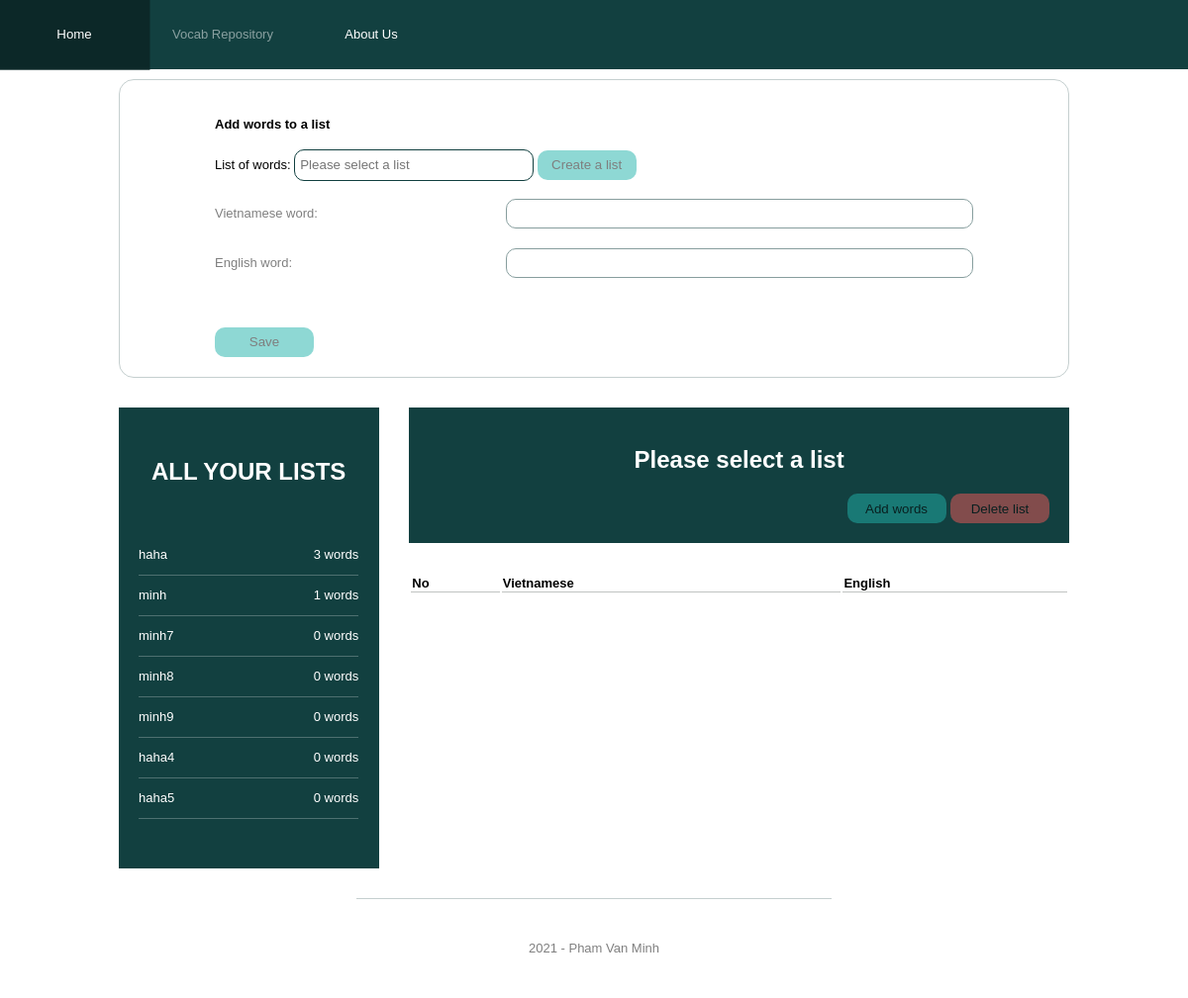
Page /vocab-repository on the earlier database version.
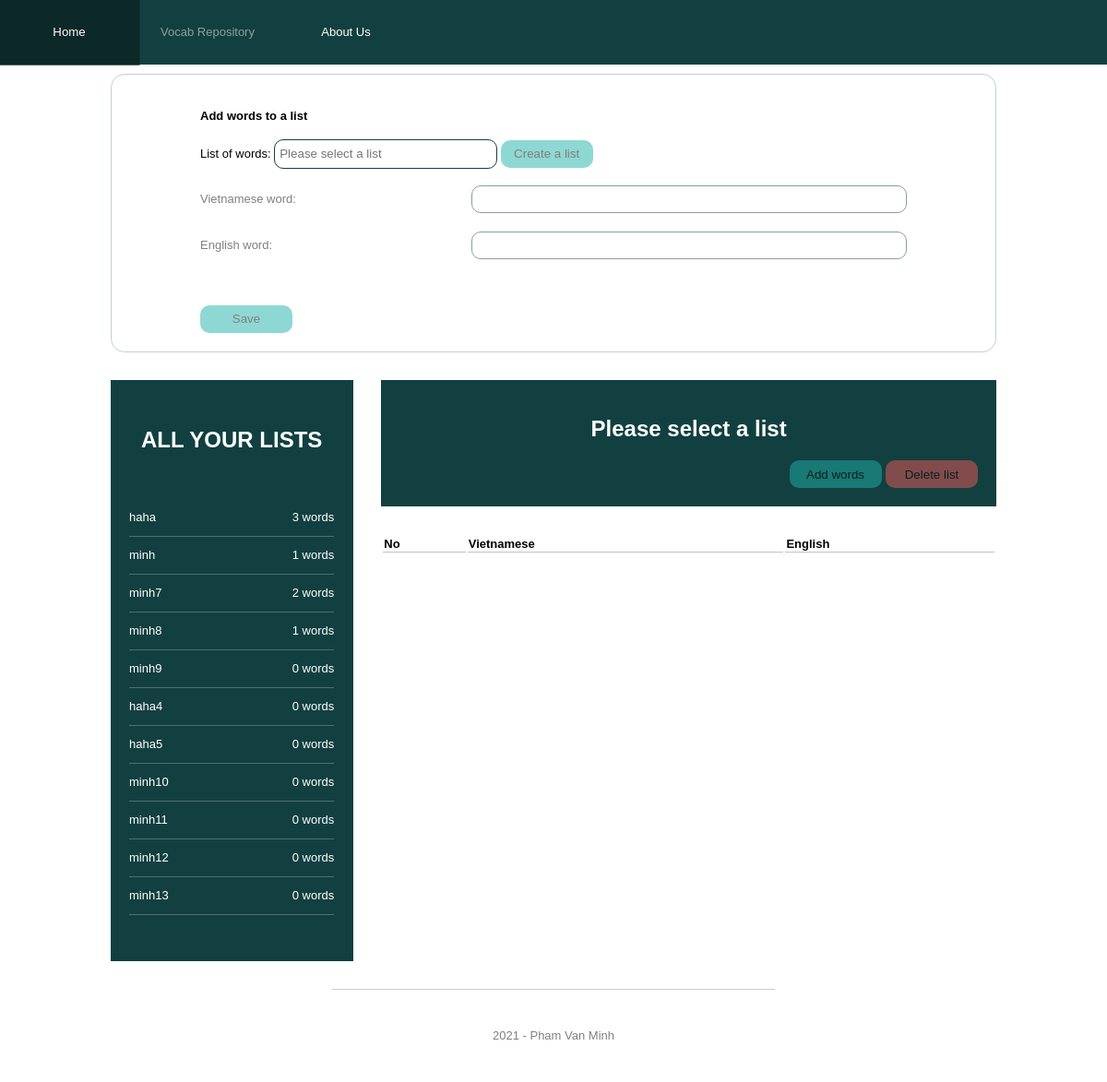
Same page on the later database version.
### model/list.py (models this page shows, shortened)
class List(db.Model):
    list_id = db.Column(db.Integer, primary_key=True)
    list_name = db.Column(db.String(200), unique=True, nullable=False)
    list_and_viet = db.relationship('Viet', secondary=list_and_viet, lazy='subquery')
    def to_json(self):
        return ListSchema().dump(self)

### app.py (the view)
@app.route('/vocab-repository', methods=['GET'])
def vocab_repository_page():
    try:
        all_lists_with_num_viet = ListAction.get_all_lists_and_viet_words_quantity()
        return render_template(
            'vocab_repository.html',
            lists=all_lists_with_num_viet,
            page="vocab_repository_page"
        )
    except Exception as ex:
        logging.exception(ex)
        return {"erMsg": "Cannot render the page."}, 500

### action/list.py (called while the page is built)
    @staticmethod
    def get_all_lists_and_viet_words_quantity():
        all_lists = List.query.all()
        all_lists_with_num_viet = []
        for list_entity in all_lists:
            item = list_entity.to_json()
            item.update({
                "num_viets": len(list_entity.list_and_viet)
            })
            all_lists_with_num_viet.append(item)
        return all_lists_with_num_viet

### templates/vocab_repository.html (shortened to what this page needs)
{% extends 'base.html' %}
{% block head %}
  <link rel="stylesheet" href="{{ url_for('static', filename='css/vocab_repository.css') }}">
{% endblock %}
{% block content %}
    <div class="action-container">
        <h4>Add words to a list</h4>
        <div class="field">
            <label>List of words: </label>
            <input
                    id="list-of-word-lists"
                    placeholder="Please select a list"
                    list="list-of-lists"
                    name="list-of-word-lists"
                    class="list-of-word-lists"
                    autocomplete="off"
            >
            <button class="create-a-list-btn disabled">Create a list</button>
        </div>
        <div class="add-words-container disabled">
            <div class="field">
                <label>Vietnamese word: </label>
                <input id="viet-word" class="viet-word" type="text" name="viet-word"/><br>
            </div>
            <div class="field">
                <label>English word: </label>
                <input class="eng-word" type="text" name="eng-word"/><br>
            </div>
            <div class="field add-more-eng-word-field-container">
                <button class="add-more-eng-word-field"></button>
            </div>
            <div>
                <button class="create-words-btn">Save</button>
            </div>
        </div>
    </div>
    <div class="lists-container">
        <div class="content-of-lists-container">
            <div class="list-of-list-name">
                <h2>ALL YOUR LISTS</h2>
                {% for list in lists %}
                    <div class="a-list-value" list-id={{ list.list_id }} list-name={{ list.list_name }}>
                        <div class="list-name-value text-overflow-dot">
                            {{ list.list_name }}
                        </div>
                        <div class="viet-quanity-value text-overflow-dot">
                            {{ list.num_viets }} words
                        </div>
                    </div>
                {% endfor %}
            </div>
            <div class="list-content">
                <div class="header-content-of-a-list">
                    <h2>Please select a list</h2>
                    <div class="management-list-btn-container disabled">
                        <button class="add-words-btn" >Add words</button>
                        <button class="delete-list-btn" >Delete list</button>
                    </div>
                </div>
                <table class="list-content-table" style="width:100%">
                    <tr>
                        <th>No</th>
                        <th>Vietnamese</th>
                        <th>English</th>
                    </tr>
                </table>
            </div>
        </div>
    </div>
{% endblock %}

### templates/base.html (shortened to what this page needs)
<!DOCTYPE html>
<html lang="en">
<head>
    <link rel="stylesheet" href="{{ url_for('static', filename='css/base.css') }}">
    {% block head %}{% endblock %}
</head>
<body>
    <div class="menu">
        {% if page == "home_page" %}
            <a class="disabled" href="{{ url_for('home_page') }}">Home</a>
        {% else %}
            <a href="{{ url_for('home_page') }}">Home</a>
        {% endif %}
        {% if page == "vocab_repository_page" %}
            <a class="disabled" href="{{ url_for('vocab_repository_page') }}">Vocab Repository</a>
        {% else %}
            <a href="{{ url_for('vocab_repository_page') }}">Vocab Repository</a>
        {% endif %}
        {% if page == "about_us_page" %}
            <a class="disabled" href="#">About Us</a>
        {% else %}
            <a href="#">About Us</a>
        {% endif %}
    </div>
    <div class="content">
        {% block content %}{% endblock %}
    </div>
    <footer>
        2021 - Pham Van Minh
    </footer>
</body>
</html>

### static/css/base.css (style rules this page uses)
:root { --element-header-size: 100px; --main-color: #124040; --dark-main-color: #0c2828; --rgba-dark-main-color-25: rgba(26,64,64,0.25); --rgba-dark-main-color-50: rgba(26,64,64,0.5); --error-color: #EB6057; --success-color: #59B987; --font-size-small: 13px; }
body { margin: 0; font-family: Arial, "Helvetica Neue", Helvetica, sans-serif; }
.content { margin: 0 10%; }
footer { font-size: var(--font-size-small); height: 100px; text-align: center; line-height: 100px; margin: 30px 30% 0 30%; border-top: 1px solid var(--rgba-dark-main-color-25); color:rgba(0, 0, 0, 0.5) }
.menu { height: 70px; background-color: var(--main-color); display: flex; color: white; line-height: 70px; font-size: var(--font-size-small); }
.menu a { color: inherit; display: block; width: 150px; text-align: center; transition: transform .2s; text-decoration: none; }
.action-container { display: block; padding: 20px 10%; border: 1px solid var(--rgba-dark-main-color-25); border-radius: 15px; margin-top: 10px; font-size: var(--font-size-small); }
button { height: 30px; width: 100px; background-color: lightseagreen; border: none; border-radius: 10px; }
.disabled { pointer-events: none; opacity: 0.5; }
.text-overflow-dot { white-space: nowrap; overflow: hidden; text-overflow: ellipsis }
button { height: 30px; border: none; border-radius: 10px; }

### static/css/vocab_repository.css (style rules this page uses)
.add-words-container label { width: 30% }
.add-words-container input[type="text"] { float: right; width: 60%; height: calc(100% - 2px); border: 1px solid var(--main-color); border-radius: 10px; padding: 0 5px; margin: 0; }
.field { margin-bottom: 20px; height: 30px; line-height: 30px; }
.list-of-word-lists { border: 1px solid var(--main-color); border-radius: 10px; height: 30px; width: 30%; padding: 0 5px; }
.add-words-container button.add-more-eng-word-field { background: url('../public/add.png'); background-repeat: no-repeat; background-size: 100% 100%; -webkit-background-size: 100% 100%; -khtml-background-size: 100% 100%; -moz-background-size: 100% 100%; height: 30px; width: 30px; display: block; transition: transform .2s; }
.add-more-eng-word-field-container { height: 30px; padding: 0; padding-left: calc(40% - 12px); margin: 0; }
.lists-container { margin-top: 30px; padding: 0; text-align: center; }
.content-of-lists-container { display: flex; }
.list-of-list-name { background-color: var(--main-color); color: white; width: 25%; border: 0.1px solid var(--main-color); border-left: none; border-bottom: none; padding: 50px 20px; }
.list-of-list-name h2 { margin: 0; margin-bottom: 50px; }
.list-content { width: 75%; padding-left: 30px; }
.a-list-value { height: 40px; text-align: left; line-height: 40px; border-bottom: 1px solid rgba(255, 255, 255, 0.25); font-size: var(--font-size-small); display: flex; }
.list-name-value { width: 75%; }
.viet-quanity-value { width: 25%; text-align: right; }
.header-content-of-a-list { padding: 20px 20px; background-color: var(--main-color); color: white; margin-bottom: 30px; }
.list-content-table { text-align: left; font-size: var(--font-size-small); }
.list-content-table th { border-bottom: 1px solid rgba(6, 19, 8, 0.25); }
.management-list-btn-container { text-align: right; }
button.delete-list-btn { background-color: rgb(241, 88, 88); }

Differences in the rows shown:
computed for List "minh7": num_viets "0" → "2"
computed for List "minh8": num_viets "0" → "1"
added List: list_name "minh10", num_viets "0"
added List: list_name "minh11", num_viets "0"
added List: list_name "minh12", num_viets "0"
added List: list_name "minh13", num_viets "0"
